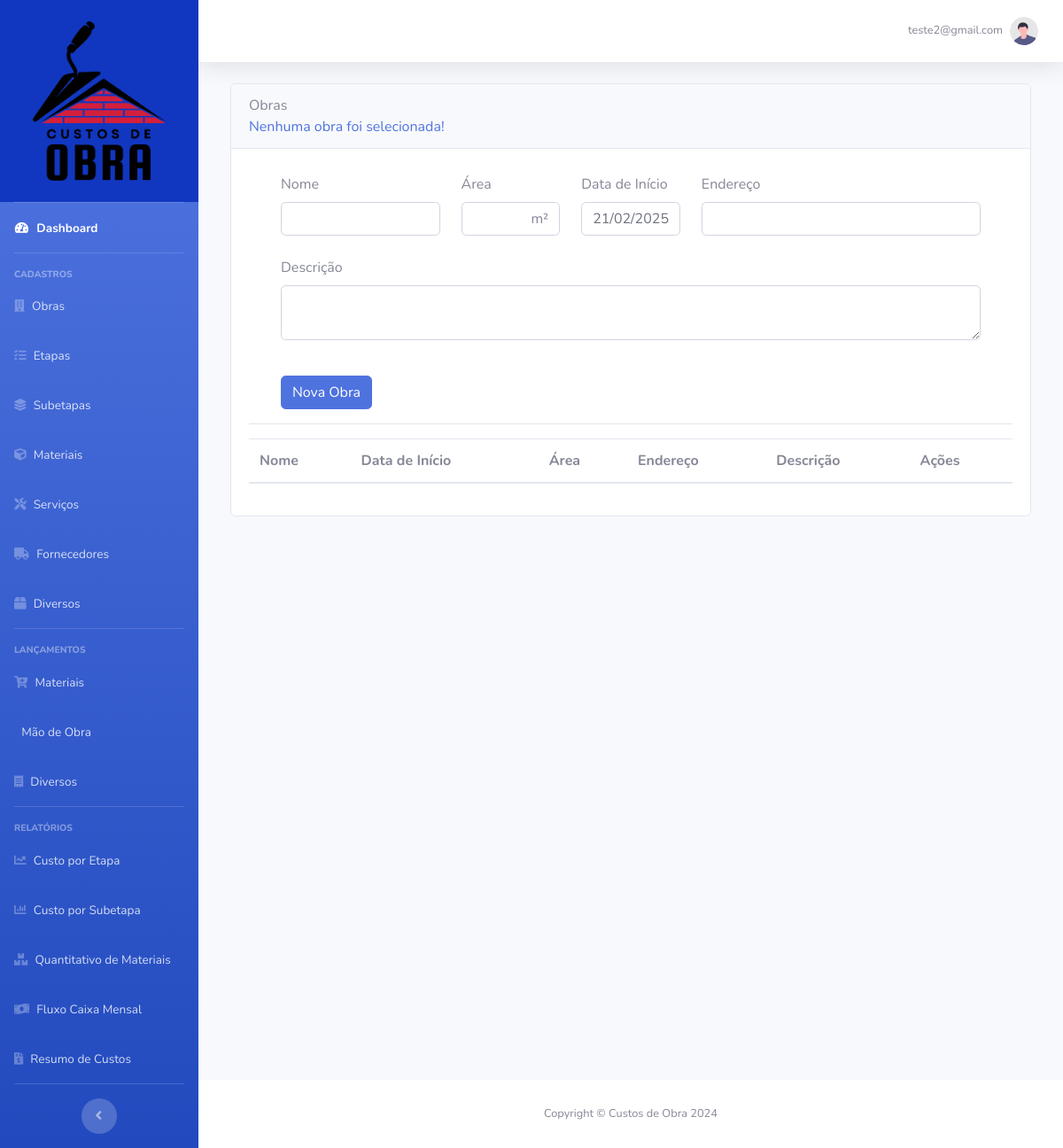
/cadastro/obras (signed in), run on an earlier commit of the app's database.
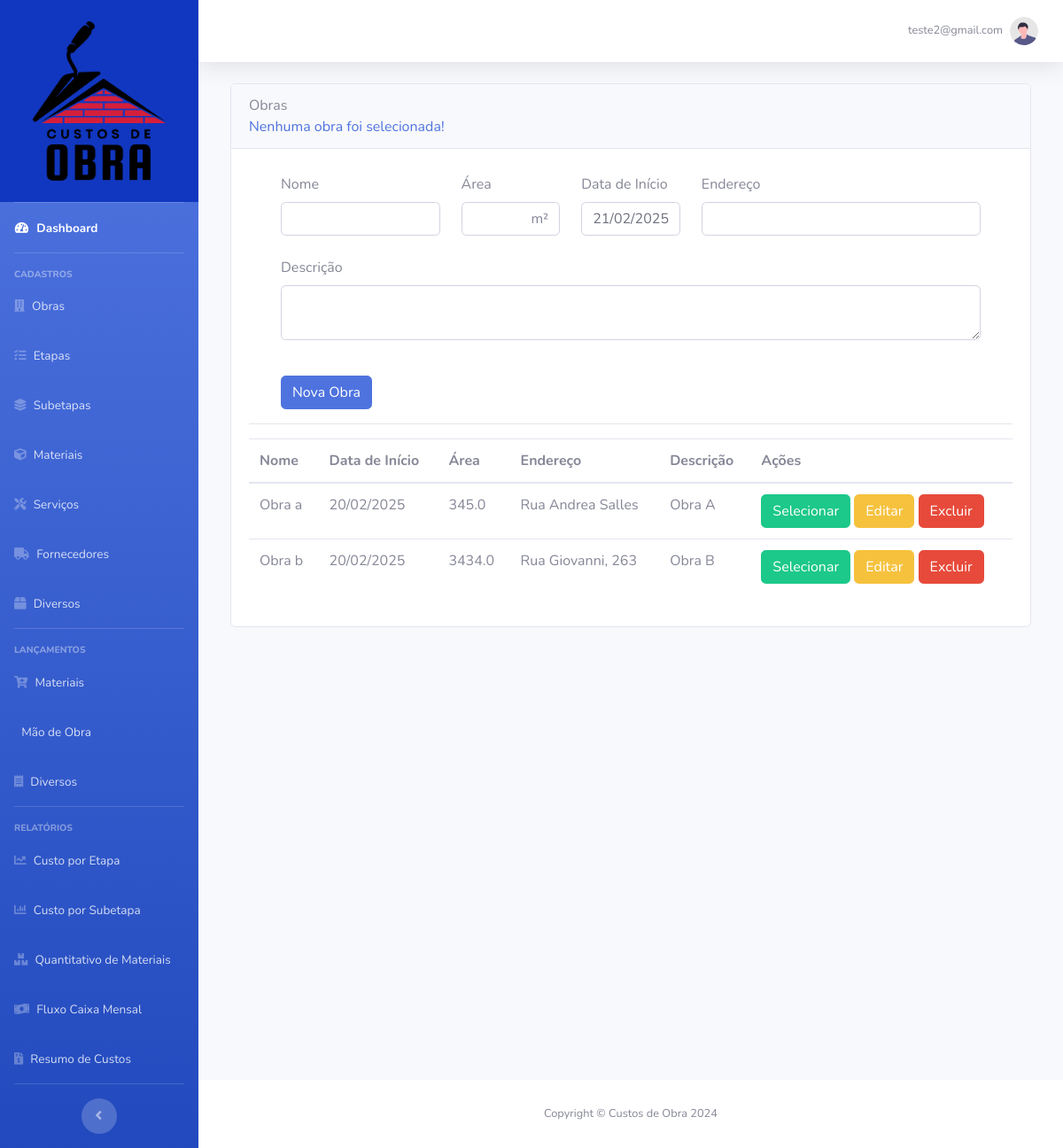
And on a later commit of the database.
### base_dir/models.py (models this page shows)
class Usuario(db.Model, UserMixin):
    id = db.Column(db.Integer, primary_key=True)
    email = db.Column(db.String(120), unique=True, nullable=False)
    senha = db.Column(db.String(60), nullable=False)
    nivel = db.Column(db.Integer, nullable=False)
    plano = db.Column(db.String(60), nullable=False)
    obra_selecionada = db.Column(db.Integer)
    obras = db.relationship('Obra', backref='usuario', lazy=True)
    etapas = db.relationship('Etapa', backref='usuario', lazy=True)
    subetapas = db.relationship('Subetapa', backref='usuario', lazy=True)
    materiais = db.relationship('Materiais', backref='usuario', lazy=True)
    servicos = db.relationship('Servicos', backref='usuario', lazy=True)
    fornecedores = db.relationship('Fornecedores', backref='usuario', lazy=True)
    diversos = db.relationship('Diversos', backref='usuario', lazy=True)

class Obra(db.Model):
    id = db.Column(db.Integer, primary_key=True)
    nome = db.Column(db.String(90), nullable=False)
    endereco = db.Column(db.String(90), nullable=False)
    data_inicio = db.Column(DateTime, nullable=False)
    area = db.Column(db.Float, nullable=False)
    descricao = db.Column(db.Text, nullable=False)
    usuario_id = db.Column(db.Integer, db.ForeignKey('usuario.id'), nullable=False)
    lancamentos_custo = db.relationship('LancamentoCusto', back_populates='obra', lazy=True)
    lancamentos_servico = db.relationship('LancamentoServico', back_populates='obra', lazy=True)
    lancamentos_diverso = db.relationship('LancamentoDiverso', back_populates='obra', lazy=True)

### base_dir/routes.py (the view, shortened to what this page needs)
@app.route("/cadastro/obras", methods=["GET", "POST"])
@login_required
def obras():
    usuario = current_user
    form_nova_obra = FormNovaObra()
    prev_page = request.args.get("prev_page")
    obra_id = request.form.get("obra_id")
    action = request.form.get("action")
    obra_selecionada = Obra.query.filter_by(id=usuario.obra_selecionada).first()
    return render_template(
        "obras.html",
        form_nova_obra=form_nova_obra,
        usuario=usuario,
        obra_selecionada=obra_selecionada,
        prev_page=prev_page,
    )

### base_dir/forms.py (shortened to what this page needs)
class FormNovaObra(FlaskForm):
    nome = StringField("Nome", validators=[DataRequired()])
    endereco = StringField("Endereço", validators=[DataRequired()])
    area = StringField("Área", validators=[DataRequired(), validate_numerical_decimal])
    data_inicio = StringField('Data de Início', validators=[DataRequired()], default=datetime.now().strftime('%d/%m/%Y'))
    descricao = TextAreaField("Descrição")
    botao_novaobra = SubmitField("Nova Obra")

### base_dir/models.py (called while the page is built)
@login_manager.user_loader
def load_usuario(id_usuario):
    return Usuario.query.get(id_usuario)

### base_dir/templates/obras.html (shortened to what this page needs)
{% extends 'base.html' %}
{% block body %}
<div id="registration-works" class="col out-sidebar">
   <div class="card">
      <div class="card-header card-header-padrao">
         <div class="card-titulo-padrao">
            Obras
         </div>
         <div class="card-subtitulo-padrao">
            <a href="{{ url_for('obras') }}">
               {% if obra_selecionada %}
               <div style="display: flex; align-items: center; gap: 10px;">
                  <form method="POST" action="{{ url_for('desselecionar_obra') }}"
                     style="display: flex; align-items: center; gap: 10px; border: none; background: none;">
                     <input type="hidden" name="obra_id" value="{{ obra_selecionada.id }}">
                     <button type="submit" class="obra-selecionada-btn" title="Desselecionar Obra">
                        Obra Selecionada: {{ obra_selecionada.nome.capitalize() }}
                     </button>
                     <button type="submit" class="btn-exclude" title="Desselecionar Obra">
                        ✖
                     </button>
                  </form>
               </div>
               {% else %}
               Nenhuma obra foi selecionada!
               {% endif %}
            </a>
         </div>
      </div>
      <div class="card-body">
         <div class="col-md-12 mx-auto">
            <form method="POST" action="" id="novaObraForm">
               <div class="container">
                  <div class="row">
                     <div class="col-md-3">
                        <div class="form-group mt-2">
                           {{ form_nova_obra.nome.label(class="form-control-label") }}
                           {% if form_nova_obra.nome.errors %}
                           {{ form_nova_obra.nome(class="form-control is-invalid") }}
                           <div class="invalid-feedback">
                              {% for erro in form_nova_obra.nome.errors %}
                              {{ erro }}
                              {% endfor %}
                           </div>
                           {% else %}
                           {{ form_nova_obra.nome(class="form-control") }}
                           {% endif %}
                        </div>
                     </div>
                     <div class="col-md-2">
                        <div class="form-group mt-2">
                           {{ form_nova_obra.area.label(class="form-control-label") }}
                           {% if form_nova_obra.area.errors %}
                           {{ form_nova_obra.area(class="form-control is-invalid") }}
                           <div class="invalid-feedback">
                              {% for erro in form_nova_obra.area.errors %}
                              {{ erro }}
                              {% endfor %}
                           </div>
                           {% else %}
                           {{ form_nova_obra.area(class="form-control area", placeholder="m\u00B2") }}
                           {% endif %}
                        </div>
                     </div>
                     <div class="col-md-2">
                        <div class="form-group mt-2">
                           {{ form_nova_obra.data_inicio.label(class="form-control-label") }}
                           {% if form_nova_obra.data_inicio.errors %}
                           {{ form_nova_obra.data_inicio(class="form-control is-invalid") }}
                           <div class="invalid-feedback">
                              {% for erro in form_nova_obra.data_inicio.errors %}
                              {{ erro }}
                              {% endfor %}
                           </div>
                           {% else %}
                           {{ form_nova_obra.data_inicio(class="form-control") }}
                           {% endif %}
                        </div>
                     </div>
                     <div class="col-md-5">
                        <div class="form-group mt-2">
                           {{ form_nova_obra.endereco.label(class="form-control-label") }}
                           {% if form_nova_obra.endereco.errors %}
                           {{ form_nova_obra.endereco(class="form-control is-invalid") }}
                           <div class="invalid-feedback">
                              {% for erro in form_nova_obra.endereco.errors %}
                              {{ erro }}
                              {% endfor %}
                           </div>
                           {% else %}
                           {{ form_nova_obra.endereco(class="form-control") }}
                           {% endif %}
                        </div>
                     </div>
                  </div>
                  <div class="row">
                     <div class="col-md-12">
                        <div class="form-group mt-2">
                           {{ form_nova_obra.descricao.label(class="form-control-label") }}
                           {% if form_nova_obra.descricao.errors %}
                           {{ form_nova_obra.descricao(class="form-control is-invalid") }}
                           <div class="invalid-feedback">
                              {% for erro in form_nova_obra.descricao.errors %}
                              {{ erro }}
                              {% endfor %}
                           </div>
                           {% else %}
                           {{ form_nova_obra.descricao(class="form-control") }}
                           {% endif %}
                        </div>
                     </div>
                  </div>
                  <div class="row mt-3">
                     <div class="col-md-12">
                        {{ form_nova_obra.botao_novaobra(class="btn btn-primary mt-2") }}
                     </div>
                  </div>
               </div>
            </form>
         </div>
         <hr>
         <table class="table">
            <thead>
               <tr>
                  <th scope="col">Nome</th>
                  <th scope="col">Data de Início</th>
                  <th scope="col">Área</th>
                  <th scope="col">Endereço</th>
                  <th scope="col">Descrição</th>
                  <th scope="col">Ações</th>
               </tr>
            </thead>
            <tbody>
               {% for obra in usuario.obras %}
               <tr>
                  <td>{{ obra.nome.capitalize() }}</td>
                  <td>{{ obra.data_inicio.strftime('%d/%m/%Y') }}</td>
                  <td>{{ obra.area }}</td>
                  <td>{{ obra.endereco }}</td>
                  <td style="max-width: 200px;">{{ obra.descricao }}</td>
                  <td>
                     <form action="{{ url_for('obras', prev_page=prev_page) }}" method="POST" style="display: inline;">
                        <button type="submit" class="btn btn-success">Selecionar</button>
                     </form>
                     <button type="button" class="btn btn-warning"
                        onclick="window.location='{{ url_for('obraseditar', obra_id=obra.id) }}'">
                        Editar</button>
                     <form action="{{ url_for('obras') }}" method="POST" style="display: inline;"
                        onsubmit="return confirmAndDisableButton(this, '{{ obra.nome }}');">
                        <button type="submit" class="btn btn-danger">Excluir</button>
                     </form>
                  </td>
               </tr>
               {% endfor %}
            </tbody>
         </table>
      </div>
   </div>
</div>
{% endblock %}

### base_dir/templates/base.html (shortened to what this page needs)
<!DOCTYPE html>
<html lang="en">
<head>
   <link href="{{ url_for('static', filename='vendor/fontawesome-all.min.css') }}" rel="stylesheet" type="text/css">
   <link href="{{ url_for('static', filename='css/styles.css') }}" rel="stylesheet">
   <link rel="stylesheet" href="https://cdn.jsdelivr.net/npm/flatpickr/dist/flatpickr.min.css">
</head>
<body id="page-top">
   <div id="wrapper">
      {% include 'components/sidebar.html' %}
      <div id="content-wrapper" class="d-flex flex-column">
         <div id="content">
            {% include 'components/navbar.html' %}
            <div class="container-fluid">
               {% block body %}
               {% endblock %}
            </div>
         </div>
         {% include 'components/footer.html' %}
      </div>
   </div>
</body>
</html>

### base_dir/templates/components/sidebar.html (shortened to what this page needs)
<ul class="navbar-nav bg-gradient-primary sidebar sidebar-dark accordion" id="accordionSidebar">
   <a class="sidebar-brand d-flex align-items-center justify-content-center" href="{{ url_for('dashboard') }}">
      <img src="{{ url_for('static', filename='images/logo_vetor.svg') }}" class="img-logo">
   </a>
   <hr class="sidebar-divider my-0">
   <li class="nav-item active">
      <a class="nav-link" href="{{ url_for('dashboard') }}">
         <i class="fas fa-fw fa-tachometer-alt"></i>
         <span>Dashboard</span>
      </a>
   </li>
   <hr class="sidebar-divider">
   <div class="sidebar-heading">Cadastros</div>
   <li class="nav-item">
      <a class="nav-link" href="{{ url_for('obras') }}">
         <i class="fas fa-building"></i>
         <span>Obras</span>
      </a>
   </li>
   <li class="nav-item">
      <a class="nav-link" href="{{ url_for('etapas') }}">
         <i class="fas fa-tasks"></i>
         <span>Etapas</span>
      </a>
   </li>
   <li class="nav-item">
      <a class="nav-link" href="{{ url_for('subetapas') }}">
         <i class="fas fa-layer-group"></i>
         <span>Subetapas</span>
      </a>
   </li>
   <li class="nav-item">
      <a class="nav-link" href="{{ url_for('materiais') }}">
         <i class="fas fa-cube"></i>
         <span>Materiais</span>
      </a>
   </li>
   <li class="nav-item">
      <a class="nav-link" href="{{ url_for('servicos') }}">
         <i class="fas fa-tools"></i>
         <span>Serviços</span>
      </a>
   </li>
   <li class="nav-item">
      <a class="nav-link" href="{{ url_for('fornecedores') }}">
         <i class="fas fa-truck"></i>
         <span>Fornecedores</span>
      </a>
   </li>
   <li class="nav-item">
      <a class="nav-link" href="{{ url_for('diversos') }}">
         <i class="fas fa-box"></i>
         <span>Diversos</span>
      </a>
   </li>
   <hr class="sidebar-divider">
   <div class="sidebar-heading">Lançamentos</div>
   <li class="nav-item">
      <a class="nav-link" href="{{ url_for('lancamentomateriais') }}">
         <i class="fas fa-cart-plus"></i>
         <span>Materiais</span>
      </a>
   </li>
   <li class="nav-item">
      <a class="nav-link" href="{{ url_for('lancamentoservicos') }}">
         <span>Mão de Obra</span>
      </a>
   </li>
   <li class="nav-item">
      <a class="nav-link" href="{{ url_for('lancamentodiversos') }}">
         <i class="fas fa-receipt"></i>
         <span>Diversos</span>
      </a>
   </li>
   <hr class="sidebar-divider">
   <div class="sidebar-heading">Relatórios</div>
   <li class="nav-item">
      <a class="nav-link" href="{{ url_for('custoporetapa') }}">
         <i class="fas fa-chart-line"></i>
         <span>Custo por Etapa</span>
      </a>
   </li>
   <li class="nav-item">
      <a class="nav-link" href="{{ url_for('custoporsubetapa') }}">
         <i class="fas fa-chart-bar"></i>
         <span>Custo por Subetapa</span>
      </a>
   </li>
   <li class="nav-item">
      <a class="nav-link" href="{{ url_for('quantitativo') }}">
         <i class="fas fa-boxes"></i>
         <span>Quantitativo de Materiais</span>
      </a>
   </li>
   <li class="nav-item">
      <a class="nav-link" href="{{ url_for('fluxocaixamensal') }}">
         <i class="fas fa-money-bill-wave"></i>
         <span>Fluxo Caixa Mensal</span>
      </a>
   </li>
   <li class="nav-item">
      <a class="nav-link" href="{{ url_for('resumodecustos') }}">
         <i class="fas fa-file-invoice-dollar"></i>
         <span>Resumo de Custos</span>
      </a>
   </li>
   <hr class="sidebar-divider d-none d-md-block">
   <div class="text-center d-none d-md-inline">
      <button class="rounded-circle border-0" id="sidebarToggle"></button>
   </div>
</ul>

### base_dir/templates/components/navbar.html (shortened to what this page needs)
<nav class="navbar navbar-expand navbar-light bg-white topbar mb-4 static-top shadow">
   <ul class="navbar-nav ml-auto">
      <li class="nav-item dropdown no-arrow">
         <a class="nav-link dropdown-toggle" href="#" id="userDropdown" role="button" data-toggle="dropdown">
            <span class="mr-2 d-none d-lg-inline text-gray-600 small">{{ current_user.email }}</span>
            <img class="img-profile rounded-circle" src="{{ url_for('static', filename='images/undraw_profile.svg') }}">
         </a>
      </li>
   </ul>
</nav>

### base_dir/templates/components/footer.html
<footer class="sticky-footer bg-white">
   <div class="container my-auto">
      <div class="copyright text-center my-auto">
         <span>Copyright &copy; Custos de Obra 2024</span>
      </div>
   </div>
</footer>

What changed in the data, as far as the page shows it:
added Obra: nome "Obra a", data_inicio "20/02/2025", area "345.0", endereco "Rua Andrea Salles", descricao "Obra A"
added Obra: nome "Obra b", data_inicio "20/02/2025", area "3434.0", endereco "Rua Giovanni, 263", descricao "Obra B"
